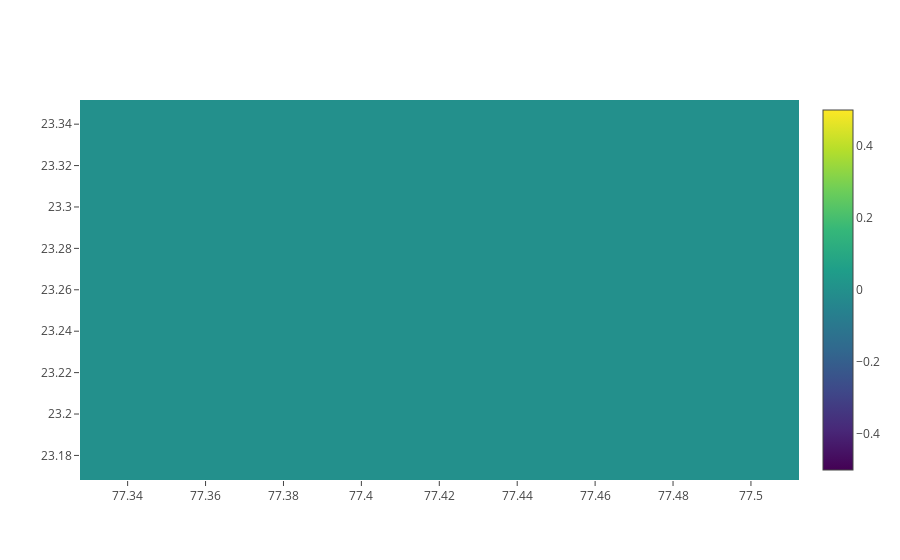

The cell this chart's notebook holds for it:
### Code cell
import pandas as pd
import plotly.graph_objs as go
import numpy as np  # for IDW (optional)

# Load your weather data
# Replace with your data loading logic (e.g., pandas.read_csv)
# Replace with your data loading logic (e.g., pandas.read_csv)
data = pd.DataFrame({
    'date': weather_data['Datetime'],  # Replace with actual date column
    'lat': weather_data['Latitude'],  # Replace with actual latitude column
    'lon': weather_data['Longitude'],  # Replace with actual longitude column
    'temperature': weather_data['Temperature (°C)']  # Replace with actual weather parameter column
})

# # (Optional) Add non-linear noise to data (adjust for effect)
# noise_amplitude = 15
# noise = np.random.rand(len(data)) * noise_amplitude - noise_amplitude / 2
# data['temperature'] = data['temperature'] + noise

# Define grid parameters (adjust as needed)
grid_size = 50
lon_min, lon_max = data['lon'].min(), data['lon'].max()
lat_min, lat_max = data['lat'].min(), data['lat'].max()
lons, lats = np.linspace(lon_min, lon_max, grid_size), np.linspace(lat_min, lat_max, grid_size)

# Specific location (replace with your coordinates)
specific_lat = 23.2599  # Latitude of the location
specific_lon = 77.4126  # Longitude of the location

def estimate_density(data, method='idw', specific_location=(specific_lat, specific_lon)):
  """
  Estimates density around a specific location using chosen method.

  Args:
      data (pd.DataFrame): DataFrame containing latitude, longitude, and temperature data.
      method (str, optional): Method for density estimation. Defaults to 'idw'.
      specific_location (tuple, optional): Latitude and longitude of the specific location. Defaults to (37.7749, -122.4194).

  Returns:
      np.ndarray: A 2D array containing the estimated density at each grid point.
  """

  # Create an empty density grid
  density_grid = np.zeros((grid_size, grid_size))

  # Implement your chosen density estimation method here (replace with IDW if needed)
  # ... (density estimation code)

  return density_grid

# Estimate density using chosen method
density_grid = estimate_density(data)

# Create the heatmap trace
heatmap_trace = go.Heatmap(
  x=lons,
  y=lats,
  z=density_grid,
  colorscale='Viridis',  # Adjust colorscale for preference
  showscale=True  # Show colorscale for heatmap
)

# Create the map layout centered on the specific location
map_layout = go.Layout(
  mapbox_style='open-street-map',
  mapbox_center_lon=specific_lon,
  mapbox_center_lat=specific_lat,
  mapbox_zoom=8  # Adjust zoom level for desired coverage
)

# Combine traces and display the figure
fig = go.Figure(data=[heatmap_trace], layout=map_layout)
fig.show()

### Figure 1 — Plotly figure (JSON) as saved in the notebook; plotly's stock layout.template omitted (floating-point values rounded to 4 significant figures; data arrays with more than 128 entries replaced by an {"elided": "..."} marker saying what was removed)
{"data": [{"colorscale": [[0, "#440154"], [0.1111, "#482878"], [0.2222, "#3e4989"], [0.3333, "#31688e"], [0.4444, "#26828e"], [0.5556, "#1f9e89"], [0.6667, "#35b779"], [0.7778, "#6ece58"], [0.8889, "#b5de2b"], [1, "#fde725"]], "showscale": true, "type": "heatmap", "x": [77.33, 77.33, 77.34, 77.34, 77.34, 77.35, 77.35, 77.36, 77.36, 77.36, 77.37, 77.37, 77.37, 77.38, 77.38, 77.38, 77.39, 77.39, 77.4, 77.4, 77.4, 77.41, 77.41, 77.41, 77.42, 77.42, 77.43, 77.43, 77.43, 77.44, 77.44, 77.44, 77.45, 77.45, 77.46, 77.46, 77.46, 77.47, 77.47, 77.47, 77.48, 77.48, 77.48, 77.49, 77.49, 77.5, 77.5, 77.5, 77.51, 77.51], "y": [23.17, 23.17, 23.18, 23.18, 23.18, 23.19, 23.19, 23.2, 23.2, 23.2, 23.21, 23.21, 23.21, 23.22, 23.22, 23.23, 23.23, 23.23, 23.24, 23.24, 23.24, 23.25, 23.25, 23.25, 23.26, 23.26, 23.27, 23.27, 23.27, 23.28, 23.28, 23.28, 23.29, 23.29, 23.29, 23.3, 23.3, 23.31, 23.31, 23.31, 23.32, 23.32, 23.32, 23.33, 23.33, 23.34, 23.34, 23.34, 23.35, 23.35], "z": {"elided": "50x50 int values"}}], "layout": {"mapbox": {"center": {"lat": 23.26, "lon": 77.41}, "style": "open-street-map", "zoom": 8}}}
